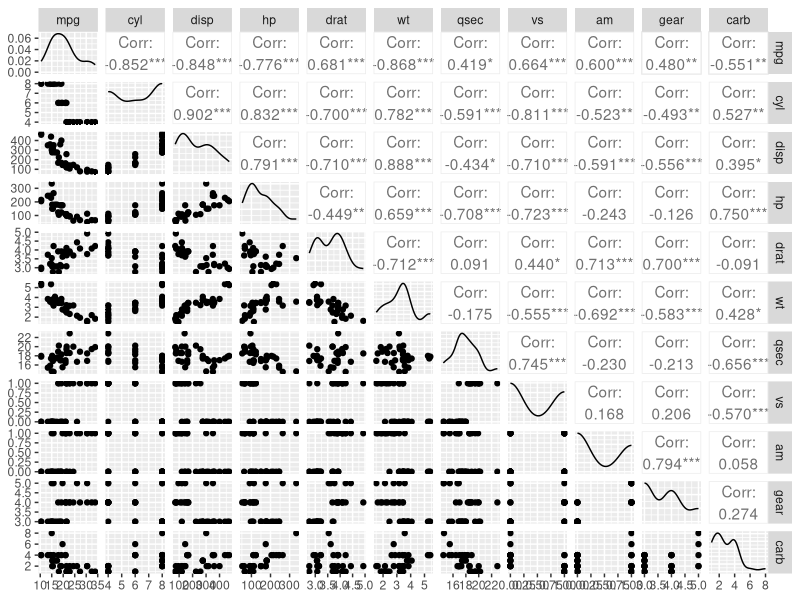

Generate this figure with R:
## ---- chunk 1
data("mtcars")
summary(lm(mpg ~ ., data = mtcars))$coefficients
## ---- chunk 2
data("mtcars")
library("ggplot2")
library("GGally")
ggpairs(mtcars, colour='am', alpha=0.4)
